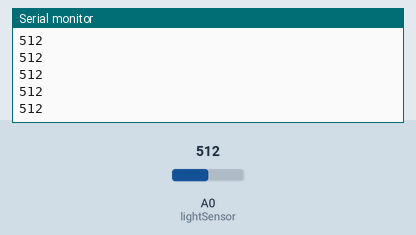
The sketch below on a simulated Arduino Uno, built with avr-gcc and run on an emulated ATmega328P. Shown: the last lines printed to the serial monitor. The inputs (shaded band) are chosen by the test bench; at power-on: A0 (lightSensor) = 512.

Above: at 1.2 s.
1.3 s: A0 (lightSensor) set to 716
At 2.3 s:
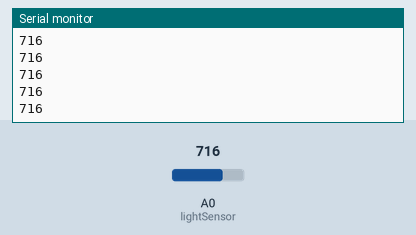
2.8 s: A0 (lightSensor) set to 900
At 3.3 s:
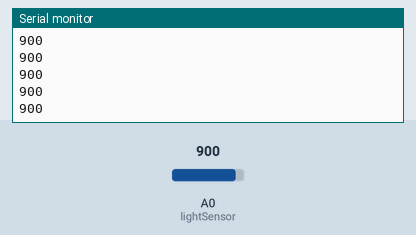
Timing chart, 0 to 5.8 s (numbered marks = the images above; inputs shaded):
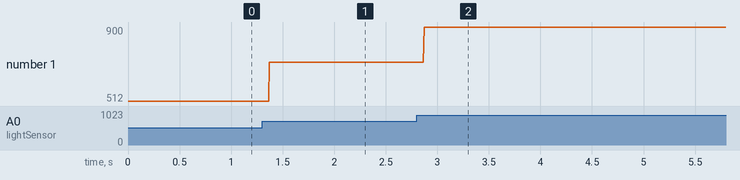

The sketch:

lightsensor_v1.2.ino
```cpp
//LIGHT SENSOR v1.2

//Connect Light Sensor to port A0 of the grove shield

const byte lightSensor = A0;

void setup()
{
//sets lightSensor as input
pinMode(lightSensor,INPUT);

//initializes serial monitor
Serial.begin(9600);
}

void loop()
{
//read value from light sensor
int lightVal = analogRead(lightSensor);

//Print the value to serial monitor
Serial.println(lightVal);
}
```

Measured:
- after the input at 1.3 s, the serial monitor: prints a new line after 0.07 s (image 1)
- after the input at 2.8 s, the serial monitor: prints a new line after 0.07 s (image 2)
- plotted number 1: 512 → 716 after the input at 1.3 s, 716 → 900 after the input at 2.8 s
